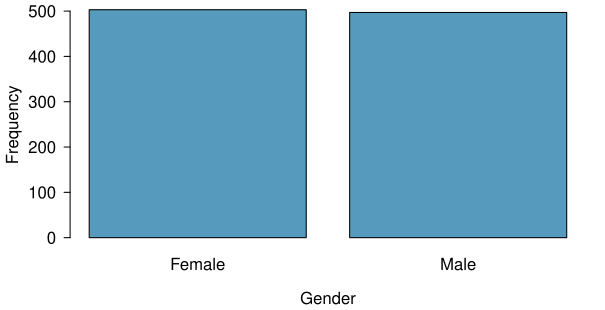

Source code (R):
library(openintro)
#data(dds.discr)
data(COL)

myPDF("ddsGenderPlot.pdf",
      6.05, 3.1,
      mar = c(3.5, 3.5, 0.5, 1),
      mgp = c(2.4, 0.7, 0))
plot(dds.discr$gender,
     xlab = 'Gender',
     ylab = "Frequency",
     col = COL[1],
     border = COL[5])
dev.off()
